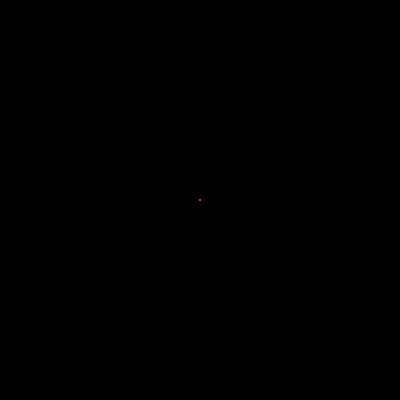
Frame 1 (no input)
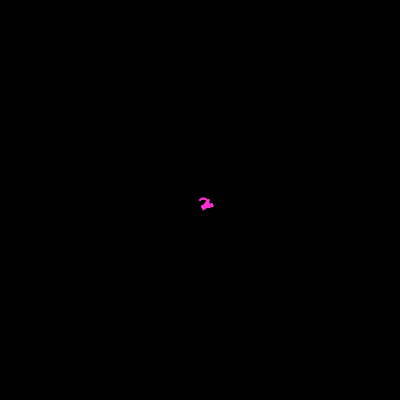
Frame 60 (no input)
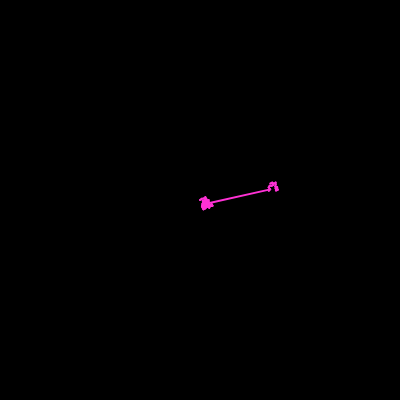
Frame 120 (the mouse pressed at the canvas centre since frame 60)

The p5.js sketch that drew these frames (run headless with seeded random() and noise() and a simulated clock; from frame 60 on, the mouse is pressed at the canvas centre):

// p5.js sketch
// ── sketch.js
let walker;

function setup() {
	createCanvas(400, 400);
	walker = new Walker(200, 200);
	background(0);
}

function draw() {
	walker.update();
	walker.show();
}

// ── Walker.js
class Walker {
	constructor(x, y) {
		this.pos = createVector(x, y);
		this.vel = createVector(1, -1);
		//this.vel = p5.Vector.random2D();
		//this.vel.mult(random(3));
		// ? Copy() makes new vector for making line between prev and present
		this.prev = this.pos.copy();
	}

	update() {
		//this.pos.add(this.vel);
		//this.pos.x = this.pos.x + random(-10, 10);
		//this.pos.y = this.pos.y + random(-10, 10);
	}

	show() {
		stroke(255, 50, 213);
		strokeWeight(2);
		//fill(255, 100);
		//ellipse(this.pos.x, this.pos.y, 5);
		//point(this.pos.x, this.pos.y);
		line(this.pos.x, this.pos.y, this.prev.x, this.prev.y);
		// ? To set value into an instance which is copied
		this.prev.set(this.pos);

		let step = p5.Vector.random2D();

		// ? Fire this when of an 1% probability.
		let r = random(100);
		if (r < 1) {
			step.mult(random(25, 100));
		} else {
			step.setMag(2);
		}

		this.pos.add(step);
	}
}
